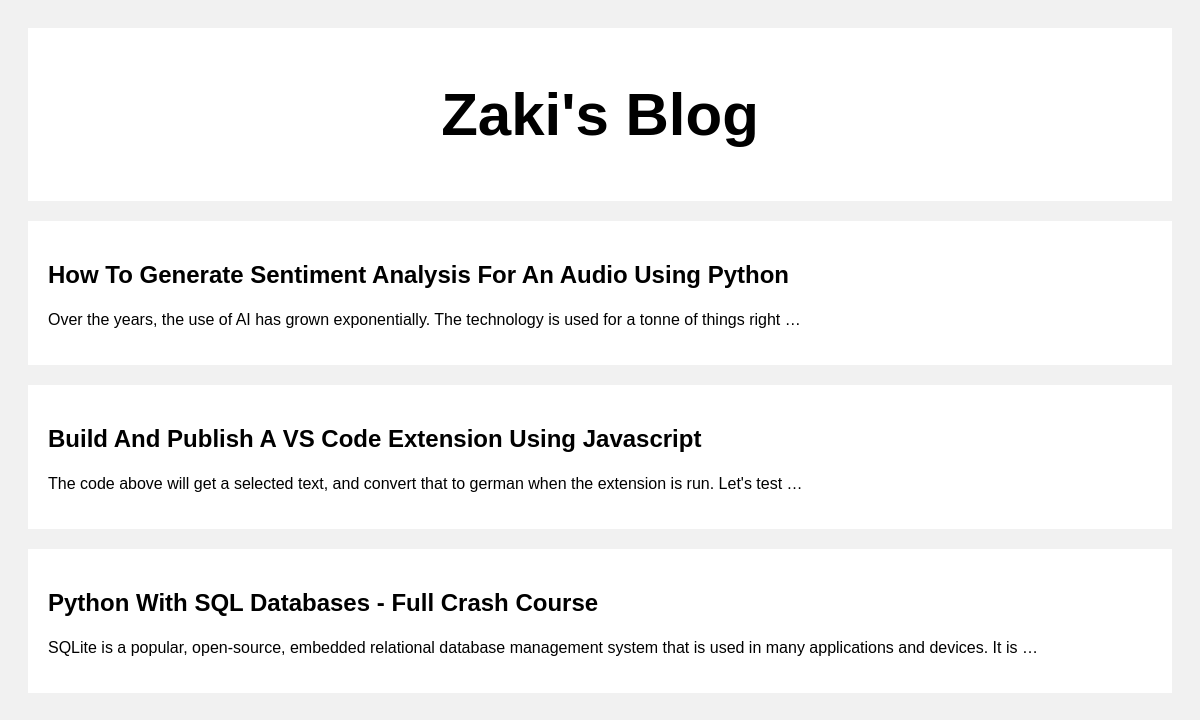
The page / on the database its author committed.
### post/models.py (models this page shows)
class Post(models.Model):
    title = models.CharField(max_length=100)
    body = models.CharField(max_length=100000)
    craeted_at = models.DateTimeField(default=datetime.now , blank=True)

### post/views.py (the view)
# urls.py: path('', views.index, name = 'index'),
def index(request):
    posts = Post.objects.all()
    return render(request, 'index.html', {'posts': posts})

### templates/index.html (shortened to what this page needs)
<!DOCTYPE html>
<html>
<head>
</head>
<body>
<div class="header">
  <h2>Zaki's Blog</h2>
</div>
<div class="row">
  <div class="leftcolumn">
    {% for post in posts reversed %}
    <div class="card">
      <a style="text-decoration: none; color: black;" href="/post/{{post.id}}">
        <h2>{{post.title}}</h2>
        <p>{{post.body|truncatewords:20}}</p>
      </a>
    </div>
    {% endfor %}
  </div>
</div>
</body>
</html>

### templates/index.html (style rules this page uses)
* { box-sizing: border-box; }
body { font-family: Arial; padding: 20px; background: #f1f1f1; }
.header { padding: 2px; font-size: 40px; text-align: center; background: white; }
.leftcolumn { float: left; width: 100%; }
.card { background-color: white; padding: 20px; margin-top: 20px; }
.row:after { content: ""; display: table; clear: both; }

### rows shown on the page
Post: title "How To Generate Sentiment Analysis For An Audio Using Python", body "Over the years, the use of AI has grown exponentially. The technology is used for a tonne of things right …"
Post: title "Build And Publish A VS Code Extension Using Javascript", body "The code above will get a selected text, and convert that to german when the extension is run. Let's test …"
Post: title "Python With SQL Databases - Full Crash Course", body "SQLite is a popular, open-source, embedded relational database management system that is used in many applications and devices. It is …"
